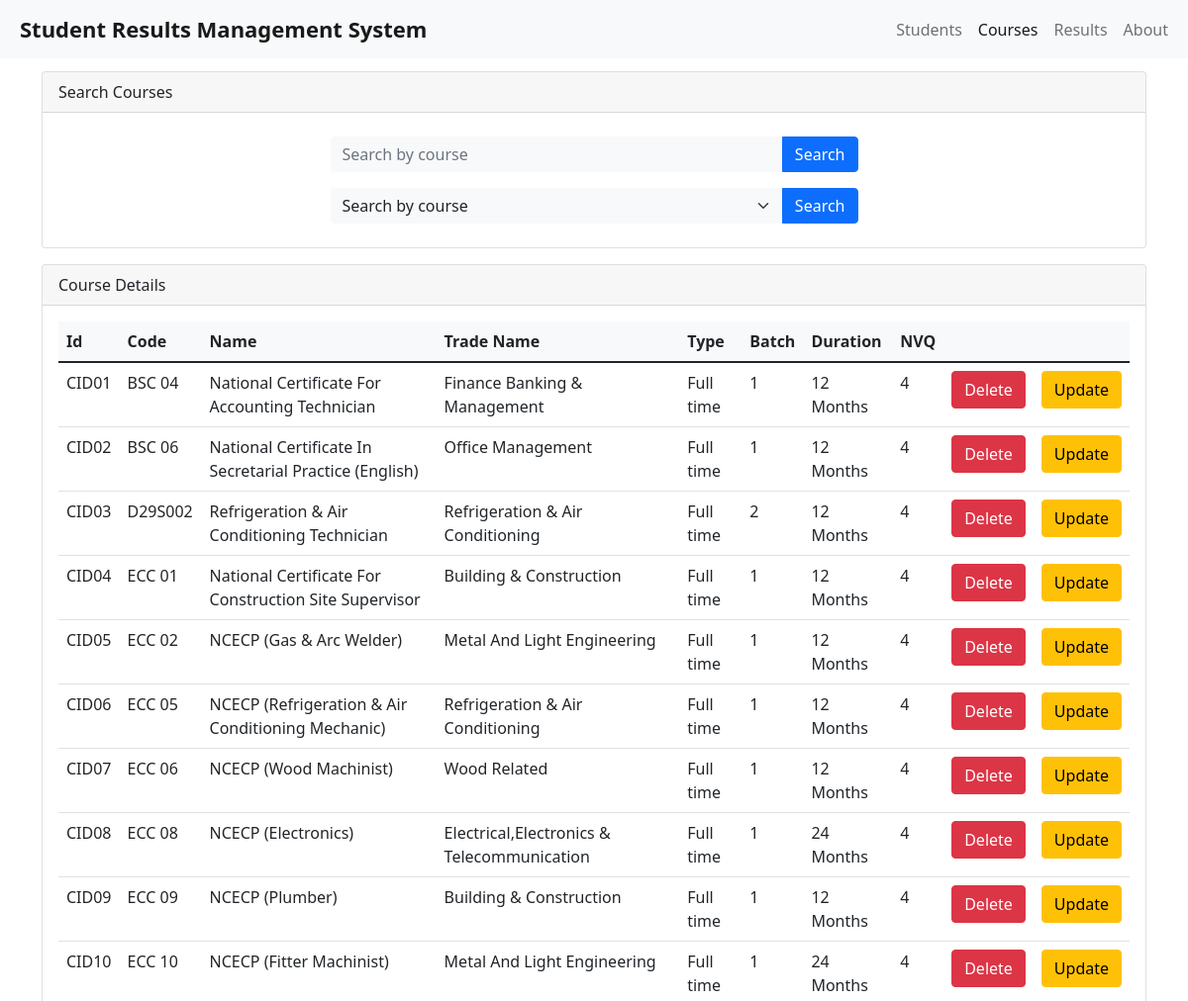
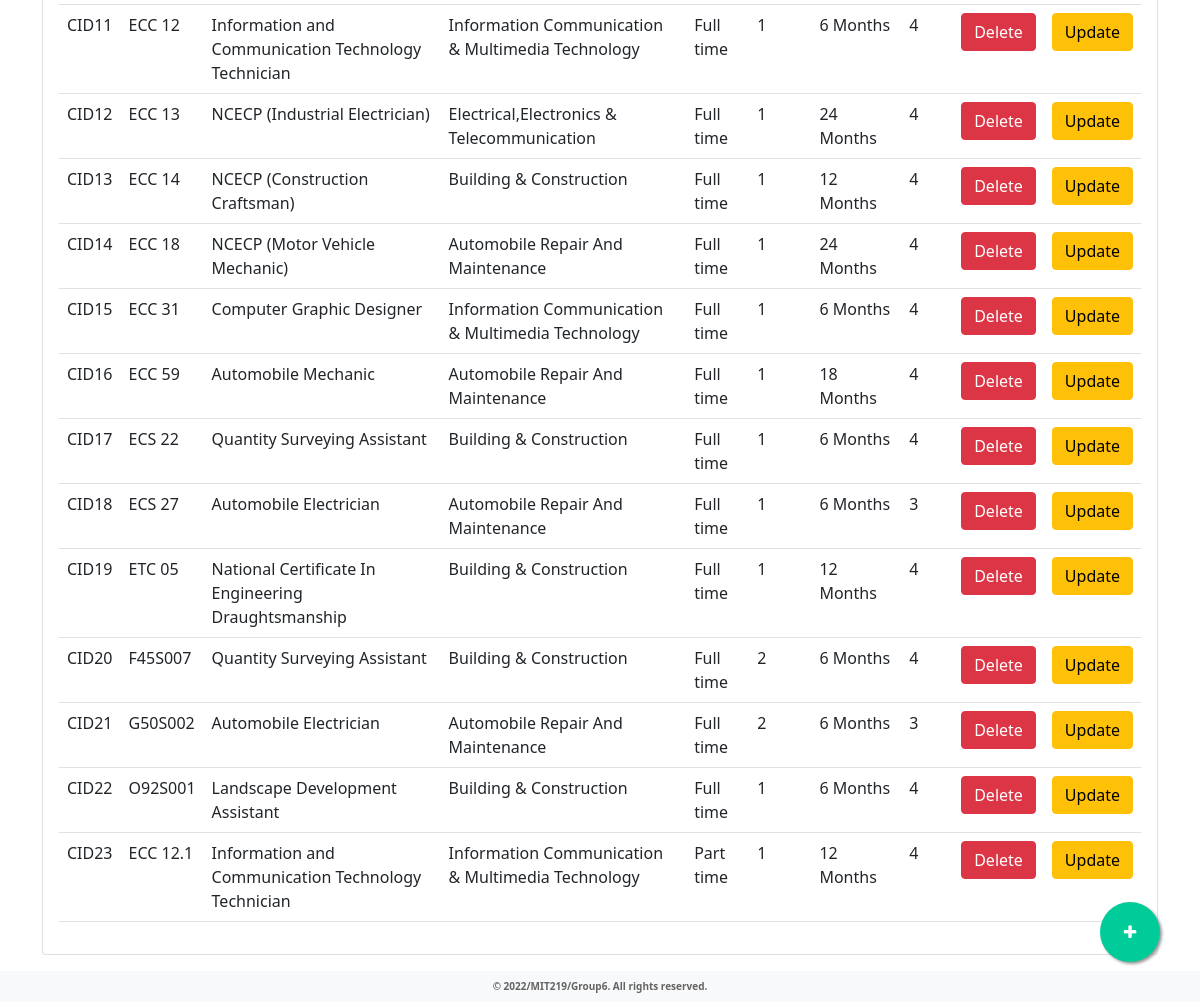
/courses.php, run on the app's committed database (2 pictures, top to bottom).
### tables this page shows
CREATE TABLE IF NOT EXISTS `course` (
  `course_id` varchar(10) NOT NULL,
  `course_code` varchar(10) NOT NULL,
  `course_name` varchar(100) NOT NULL,
  `trade_name` varchar(100) NOT NULL,
  `course_type` varchar(10) NOT NULL,
  `batch` int(3) NOT NULL,
  `duration` varchar(10) NOT NULL,
  `nvq_level` int(2) NOT NULL,
  PRIMARY KEY (`course_id`)
);

### courses.php (the view, shortened to what this page needs)
<?php
    include 'dbconnection.php';
    $select_query = "SELECT * FROM course";
    $select_result = mysqli_query($connection,$select_query);
?>
<!DOCTYPE html>
<html lang="en">
<head>
    <link rel="stylesheet" href="css/bootstrap.min.css">
    <link rel="stylesheet" href="css/custom.css">
    <link rel="stylesheet" href="css/floating-action-button.css">
    <link rel="stylesheet" href="https://maxcdn.bootstrapcdn.com/font-awesome/4.5.0/css/font-awesome.min.css">
</head>
<body>
    <nav class="navbar fixed-top navbar-expand-lg navbar-light bg-light">
        <div class="container-fluid">
            <a class="navbar-brand title" href="#">Student Results Management System</a>
            <div class="collapse navbar-collapse" id="navbarNav">
                <ul class="navbar-nav ms-2">
                    <li class="nav-item">
                        <a class="nav-link" aria-current="page" href="students.php">Students</a>
                    </li>
                    <li class="nav-item">
                        <a class="nav-link active" href="courses.php">Courses</a>
                    </li>
                    <li class="nav-item">
                        <a class="nav-link" href="results.php">Results</a>
                    </li>
                    <li class="nav-item">
                        <a class="nav-link" href="about.php">About</a>
                    </li>
                </ul>
            </div>
        </div>
    </nav>
    <div class="container pt-4">
        <div class="card mt-5">
            <div class="card-header">
                Search Courses
            </div>
            <div class="card-body p-4">
                <div class="col-6 mx-auto">
                    <form method="POST">
                        <div class="input-group">
                            <input class="bg-light form-control border-0 small" type="text" placeholder="Search by course" name="txtSearch"/>
                            <input class="btn btn-primary py-0" type="submit" name = "Search" value="Search"></input>
                        </div>
                    </form>
                    <form method="POST">
                        <div class="input-group mt-3">
                            <select class="form-select bg-light border-0 small" name="txtSearch">
                                <option selected>Search by course</option>
                            </select>
                            <input class="btn btn-primary py-0" type="submit" name = "Search" value="Search"></input>
                        </div>
                    </form>
                </div>
            </div>
        </div>
        <div class="card my-3">
            <div class="card-header">
                Course Details
            </div>
            <div class="card-body">
                <div class="table-responsive">
                <table class="table table-hover">
                    <thead class="bg-light">
                        <tr>
                            <th scope="col">Id</th>
                            <th scope="col">Code</th>
                            <th scope="col">Name</th>
                            <th scope="col">Trade Name</th>
                            <th scope="col">Type</th>
                            <th scope="col">Batch</th>
                            <th scope="col">Duration</th>
                            <th scope="col">NVQ</th>
                            <th scope="col"></th>
                            <th scope="col"></th>
                        </tr>
                    </thead>
                    <tbody>
                        <?php While($record = mysqli_fetch_assoc($select_result)){ ?>
                            <tr>
                                <td> <?php echo $record['course_id'] ?></td>
                                <td> <?php echo $record['course_code']; ?> </td>
                                <td> <?php echo $record['course_name']; ?> </td>
                                <td> <?php echo $record['trade_name']; ?> </td>
                                <td> <?php echo $record['course_type']; ?> </td>
                                <td> <?php echo $record['batch']; ?> </td>
                                <td> <?php echo $record['duration']; ?> </td>
                                <td> <?php echo $record['nvq_level']; ?> </td>
                                <td style="text-align:right">
                                    <a href="delete.php?id=<?php echo $record['course_code']?>" class="btn btn-danger">Delete</a>
                                </td>
                                <td style="text-align:right">
                                    <a href="update.php?id=<?php echo $record['course_code']?>" class="btn btn-warning">Update</a>
                                </td>
                            </tr>
                        <?php } ?>
                    </tbody>
                </table>
                </div>
            </div>
        </div>
        <a href="addcourse.php" class="float btn-secondary" data-bs-toggle="tooltip" data-bs-placement="top" title="Add Student">
            <i class="fa fa-plus my-float"></i>
        </a>
    </div>
    <?php include('footer.php') ?>
</body>
</html>

### footer.php (shortened to what this page needs)
<footer class="footer bg-light d-print-none">
        <div class="container">
            <div class="footrtext">&copy; 2022/MIT219/Group6. All rights reserved.</div>
        </div>
</footer>

### css/custom.css (style rules this page uses)
.title { font-weight: 600; font-size: 22px; display: inline-block; margin: 0px 8px auto; width:80%; }
.footrtext { font-size: 10px; font-weight: 600; text-align: center; color: #636363; }
.footer { padding: 8px; bottom: 0; width: 100%; }

### css/floating-action-button.css (style rules this page uses)
.float { position:fixed; width:60px; height:60px; bottom:40px; right:40px; background-color:#0C9; color:#FFF; border-radius:50px; text-align:center; box-shadow: 2px 2px 3px #999; }
.my-float { margin-top:22px; }

### data on the page
course: course_id "CID01", course_code "BSC 04", course_name "National Certificate For Accounting Technician", trade_name "Finance Banking & Management", course_type "Full time", batch "1", duration "12 Months", nvq_level "4"
course: course_id "CID02", course_code "BSC 06", course_name "National Certificate In Secretarial Practice (English)", trade_name "Office Management", course_type "Full time", batch "1", duration "12 Months", nvq_level "4"
course: course_id "CID03", course_code "D29S002", course_name "Refrigeration & Air Conditioning Technician", trade_name "Refrigeration & Air Conditioning", course_type "Full time", batch "2", duration "12 Months", nvq_level "4"
course: course_id "CID04", course_code "ECC 01", course_name "National Certificate For Construction Site Supervisor", trade_name "Building & Construction", course_type "Full time", batch "1", duration "12 Months", nvq_level "4"
course: course_id "CID05", course_code "ECC 02", course_name "NCECP (Gas & Arc Welder)", trade_name "Metal And Light Engineering", course_type "Full time", batch "1", duration "12 Months", nvq_level "4"
course: course_id "CID06", course_code "ECC 05", course_name "NCECP (Refrigeration & Air Conditioning Mechanic)", trade_name "Refrigeration & Air Conditioning", course_type "Full time", batch "1", duration "12 Months", nvq_level "4"
course: course_id "CID07", course_code "ECC 06", course_name "NCECP (Wood Machinist)", trade_name "Wood Related", course_type "Full time", batch "1", duration "12 Months", nvq_level "4"
course: course_id "CID08", course_code "ECC 08", course_name "NCECP (Electronics)", trade_name "Electrical,Electronics & Telecommunication", course_type "Full time", batch "1", duration "24 Months", nvq_level "4"
course: course_id "CID09", course_code "ECC 09", course_name "NCECP (Plumber)", trade_name "Building & Construction", course_type "Full time", batch "1", duration "12 Months", nvq_level "4"
course: course_id "CID10", course_code "ECC 10", course_name "NCECP (Fitter Machinist)", trade_name "Metal And Light Engineering", course_type "Full time", batch "1", duration "24 Months", nvq_level "4"
course: course_id "CID11", course_code "ECC 12", course_name "Information and Communication Technology Technician", trade_name "Information Communication & Multimedia Technology", course_type "Full time", batch "1", duration "6 Months", nvq_level "4"
course: course_id "CID12", course_code "ECC 13", course_name "NCECP (Industrial Electrician)", trade_name "Electrical,Electronics & Telecommunication", course_type "Full time", batch "1", duration "24 Months", nvq_level "4"
course: course_id "CID13", course_code "ECC 14", course_name "NCECP (Construction Craftsman)", trade_name "Building & Construction", course_type "Full time", batch "1", duration "12 Months", nvq_level "4"
course: course_id "CID14", course_code "ECC 18", course_name "NCECP (Motor Vehicle Mechanic)", trade_name "Automobile Repair And Maintenance", course_type "Full time", batch "1", duration "24 Months", nvq_level "4"
course: course_id "CID15", course_code "ECC 31", course_name "Computer Graphic Designer", trade_name "Information Communication & Multimedia Technology", course_type "Full time", batch "1", duration "6 Months", nvq_level "4"
course: course_id "CID16", course_code "ECC 59", course_name "Automobile Mechanic", trade_name "Automobile Repair And Maintenance", course_type "Full time", batch "1", duration "18 Months", nvq_level "4"
course: course_id "CID17", course_code "ECS 22", course_name "Quantity Surveying Assistant", trade_name "Building & Construction", course_type "Full time", batch "1", duration "6 Months", nvq_level "4"
course: course_id "CID18", course_code "ECS 27", course_name "Automobile Electrician", trade_name "Automobile Repair And Maintenance", course_type "Full time", batch "1", duration "6 Months", nvq_level "3"
course: course_id "CID19", course_code "ETC 05", course_name "National Certificate In Engineering Draughtsmanship", trade_name "Building & Construction", course_type "Full time", batch "1", duration "12 Months", nvq_level "4"
course: course_id "CID20", course_code "F45S007", course_name "Quantity Surveying Assistant", trade_name "Building & Construction", course_type "Full time", batch "2", duration "6 Months", nvq_level "4"
course: course_id "CID21", course_code "G50S002", course_name "Automobile Electrician", trade_name "Automobile Repair And Maintenance", course_type "Full time", batch "2", duration "6 Months", nvq_level "3"
course: course_id "CID22", course_code "O92S001", course_name "Landscape Development Assistant", trade_name "Building & Construction", course_type "Full time", batch "1", duration "6 Months", nvq_level "4"
course: course_id "CID23", course_code "ECC 12.1", course_name "Information and Communication Technology Technician", trade_name "Information Communication & Multimedia Technology", course_type "Part time", batch "1", duration "12 Months", nvq_level "4"
